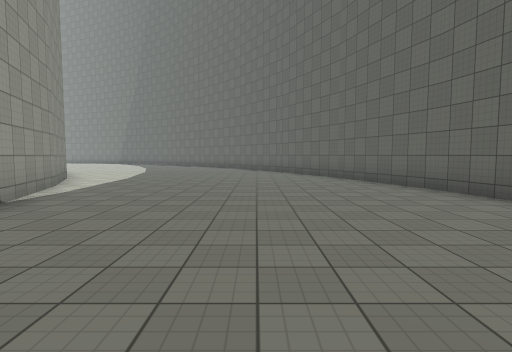
[1] (above)

16 first-person views from a walk through a 3-D level made in the Unity game engine. The camera is 1.5 m above the floor, tilts 4° down and sees 80° across. The floor is counted in squares, 2 m on a side. Each view is taken from the middle of a square. On the plan, view 1 faces up. The plan holds only what a view shows up to about 10 squares ahead; the rest is blank. The place goes on beyond the plan. The player character is not drawn. Surface patterns are stand-ins for the level's own textures.

[2]
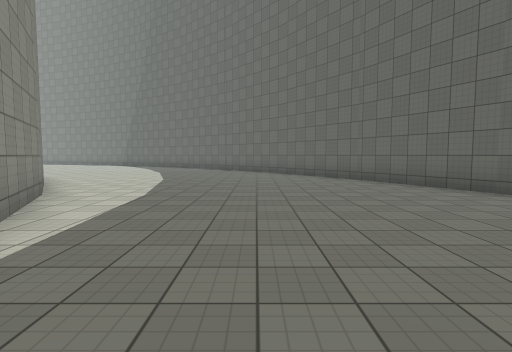

[3]
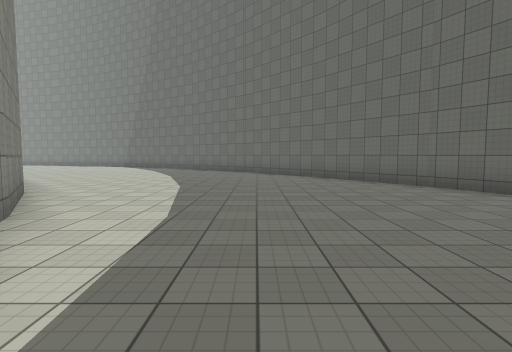

[4]
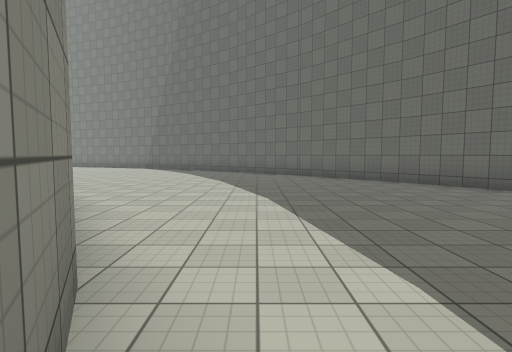

[5]
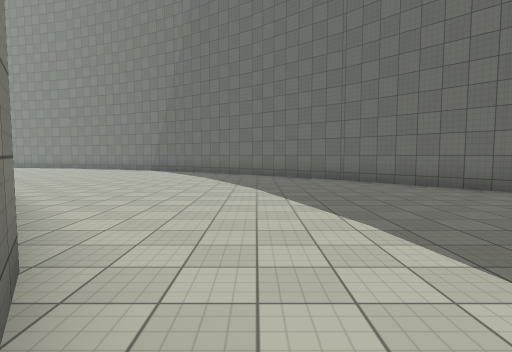

[6]
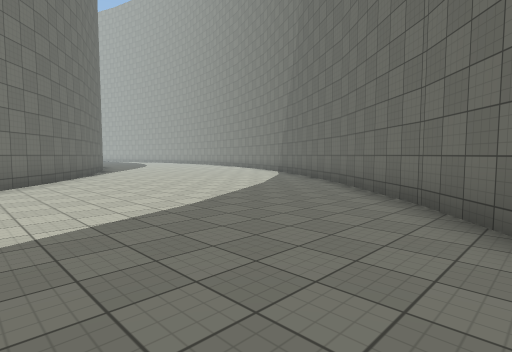

[7]
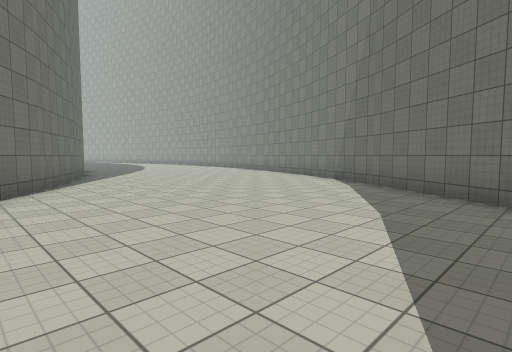

[8]
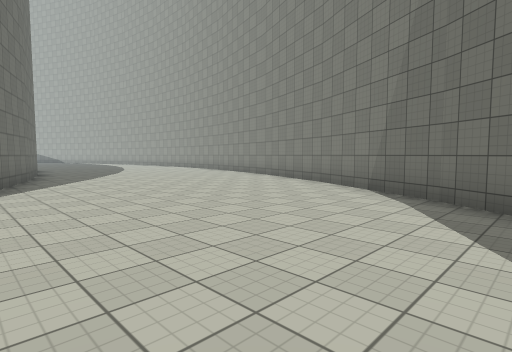

[9]
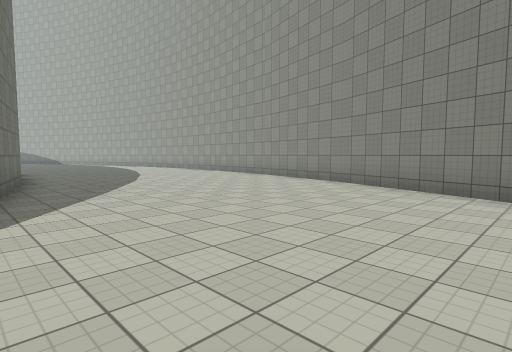

[10]
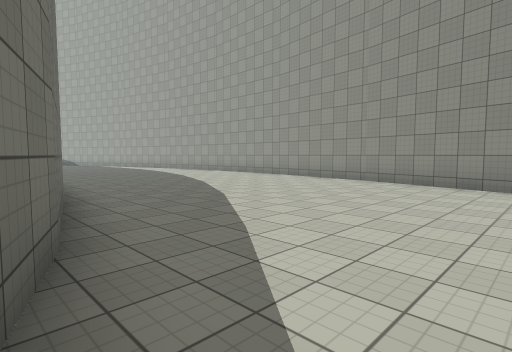

[11]
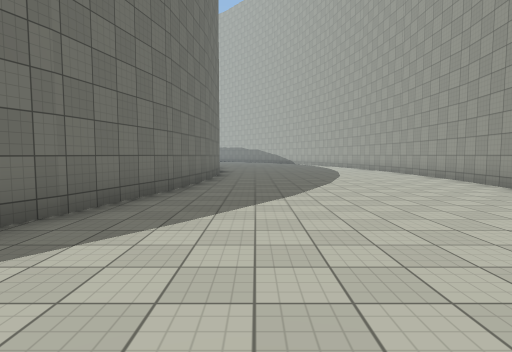

[12]
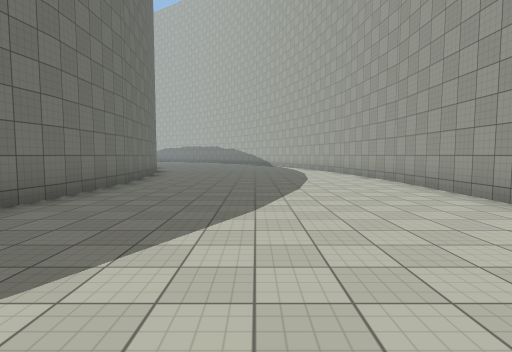

[13]
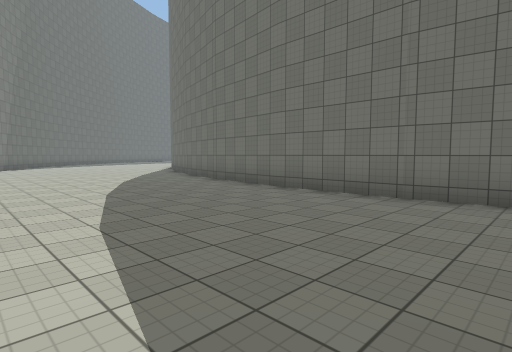

[14]
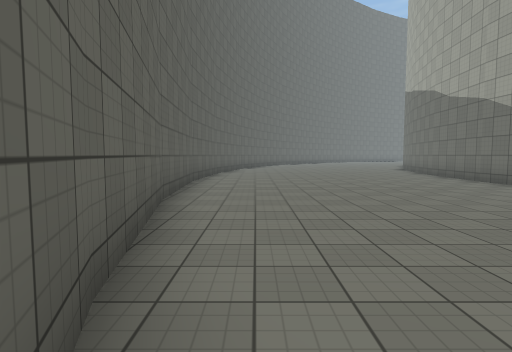

[15]
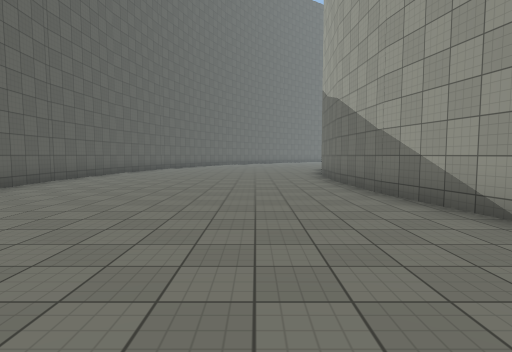

[16]
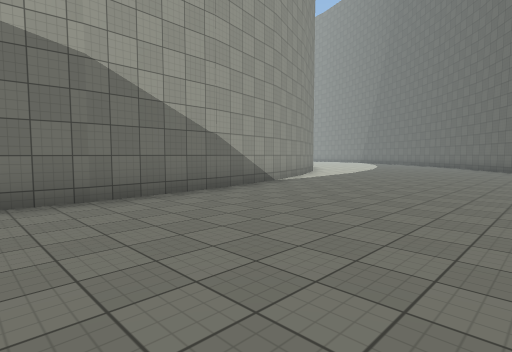

### Floor plan
Points are (right, up) in squares from view 1. A wall is a line through its corners. A room is listed if a view was taken in it or the views show most of it. See-through windows are left out.
Room 1 (views 1, 2, 3, 4, 5, 6, 7, 8, 9, 10, 11, 12, 13, 14, 15, 16)
walls: (-11.4, 15.8) (-10.2, 14.7); (-7.5, 12) (-6, 9.7); (-13.7, 17.3) (-11.3, 15.7); (-6.1, 9.8) (-4.8, 7.2); (-16.2, 18.6) (-13.6, 17.3); (-6.2, 21.4) (-9.4, 23.6); (-3.5, 18.9) (-6.3, 21.4); (-9.3, 23.5) (-12.7, 25.3); (-1, 16.1) (-3.5, 19); (-4.8, 7.3) (-3.9, 4.7); (-18.8, 19.6) (-16.1, 18.6); (-12.6, 25.2) (-16.3, 26.6); (1.1, 13.1) (-1, 16.2); (-4, 4.9) (-3.4, 2.2) (-3.2, -0.6); (-21.6, 20.3) (-18.7, 19.6); (-16.2, 26.5) (-20, 27.5); (2.7, 9.8) (1, 13.2); (-24.4, 20.6) (-21.4, 20.2); (-19.9, 27.4) (-23.8, 27.9) (-27.6, 27.9); (3.8, 6.5) (2.6, 10); (-3.2, -0.4) (-3.3, -2.1); (-27.1, 20.6) (-24.2, 20.6); (4.6, 2.9) (3.8, 6.6); (-29, 20.3) (-27, 20.6); (-27.5, 27.9) (-29, 27.7); (4.7, -2.1) (4.8, -0.6) (4.5, 3)

Where each view was taken, in squares from view 1:
view 1: 0 up, 0 right, facing up
view 2: 4 up, 2 left, facing up
view 3: 6 up, 3 left, facing up
view 4: 8 up, 5 left, facing up
view 5: 10 up, 6 left, facing up
view 6: 14 up, 2 left, facing up-left
view 7: 16 up, 6 left, facing up-left
view 8: 18 up, 8 left, facing up-left
view 9: 19 up, 12 left, facing up-left
view 10: 19 up, 16 left, facing up-left
view 11: 22 up, 15 left, facing left
view 12: 24 up, 19 left, facing left
view 13: 26 up, 29 left, facing down-right
view 14: 8 up, 3 right, facing down
view 15: 8 up, 1 left, facing down
view 16: 2 down, 2 right, facing up-left
